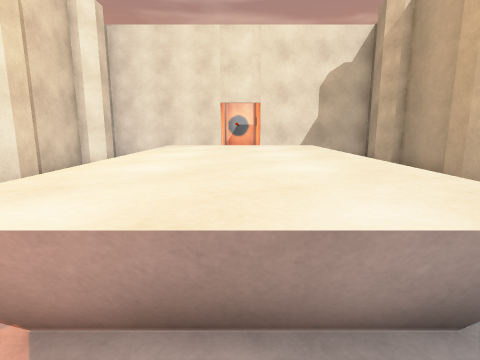
View 1 (above)

17 first-person views from a walk through a Unity game level. The camera is 1.5 m above the floor, tilts 10° down and sees 80° across. The floor is counted in squares, 1 m on a side. Each view is taken from the middle of a square. On the plan, view 1 faces up. The plan holds only what a view shows up to about 14 squares ahead; the rest is blank. The place goes on beyond the plan.

View 2
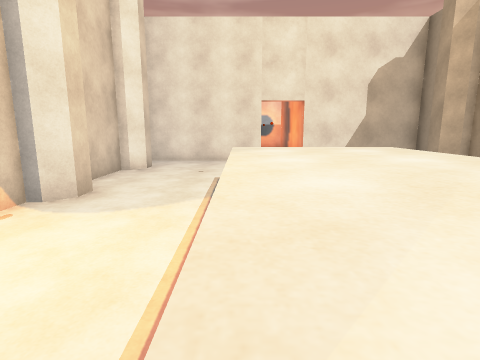

View 3
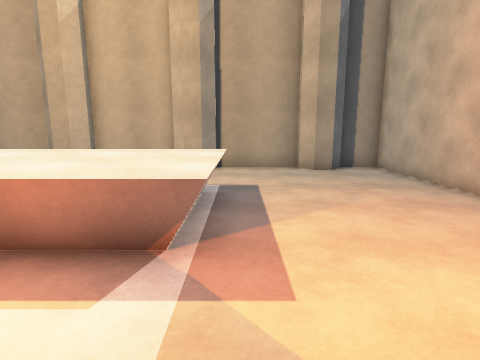

View 4
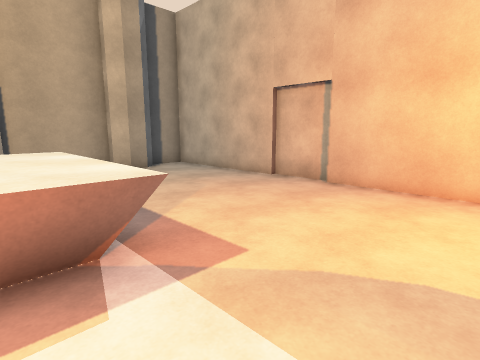

View 5
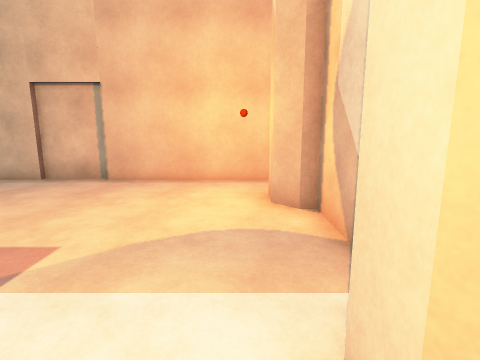

View 6
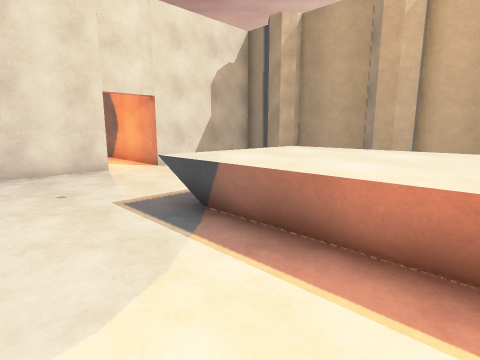

View 7
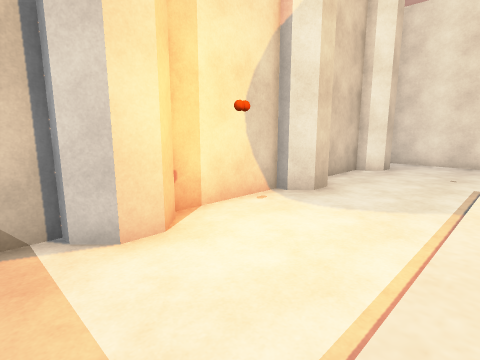

View 8
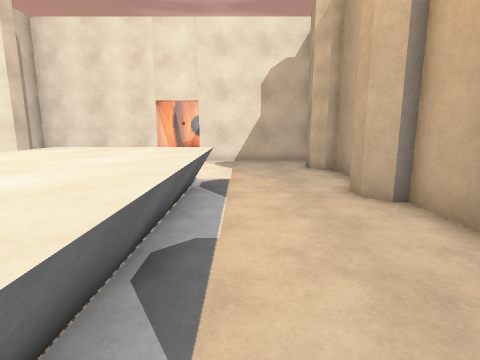

View 9
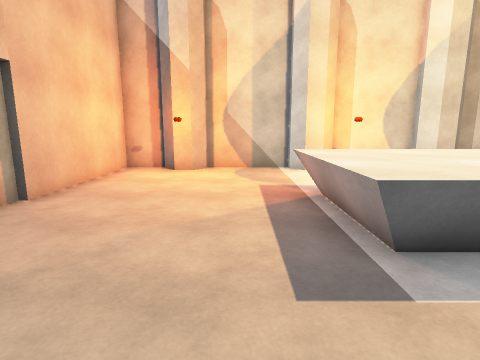

View 10
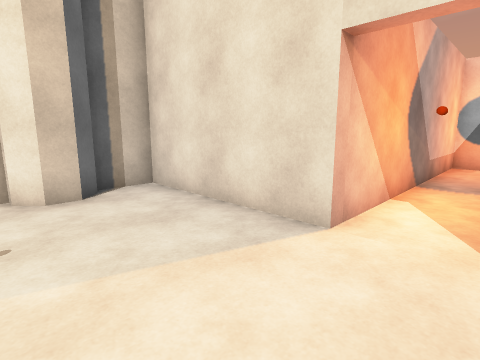

View 11
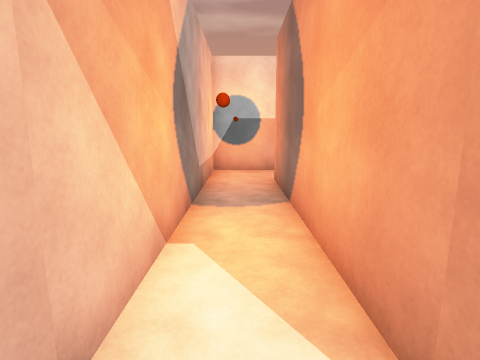

View 12
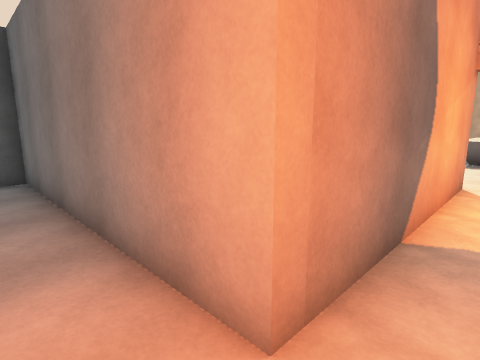

View 13
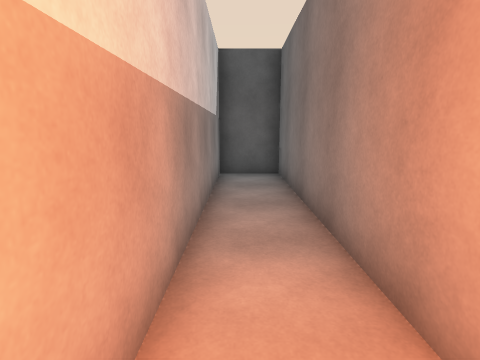

View 14
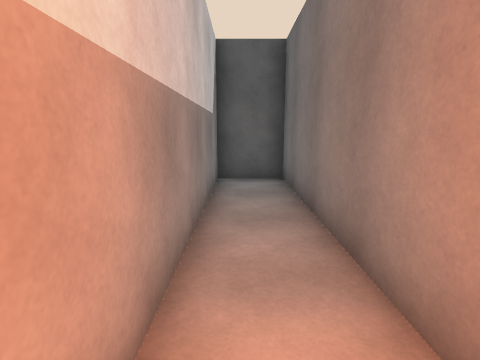

View 15
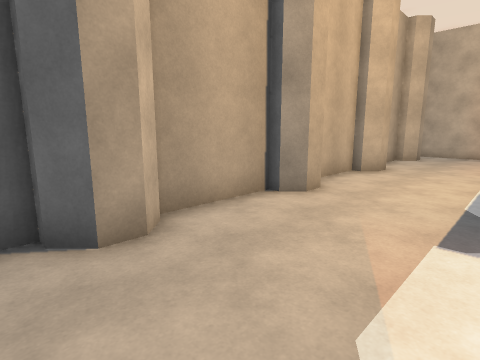

View 16
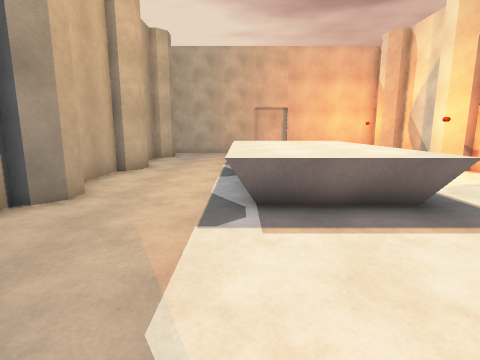

View 17
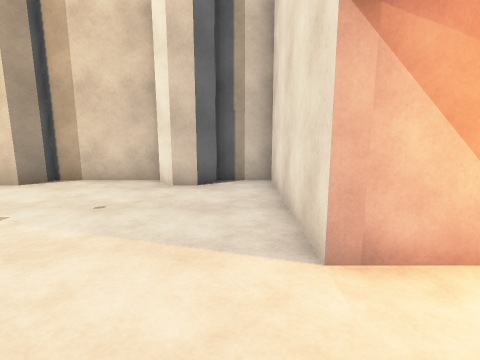

### Floor plan
Key: @ floor where view 1 was taken; # wall or solid block; . floor; ^ raised ledge.
Columns run from 7 left of view 1 to 10 right of it. Each row starts with its distance up from view 1.
 25       ############
 24       #..........#
 23       #..........#
 22       #.##########
 21       #.#
 20       #.#
 19       #.#
 18       #.#
 17       #.#
 16       #.#
 15 #######.#######
 14 #.............#
 13 ##...........##
 12 ##...........##
 11 #.............#
 10 #.............#
  9 #....^^^^^....#
  8 ##...^^^^^...##
  7 ##...^^^^^...##
  6 #....^^^^^....#
  5 #....^^^^^....#
  4 #....^^^^^....#
  3 ##...^^^^^...##
  2 ##...^^^^^...##
  1 #.............#
  0 #......@......#
 -1 #.............#
 -2 ##...........##
 -3 ##...........##
 -4 #.............#
 -5 ###############

Where each view was taken, in squares from view 1:
view 1: 0 up, 0 right, facing up
view 2: 1 up, 2 left, facing up
view 3: 1 up, 5 left, facing right
view 4: 3 up, 5 left, facing down-right
view 5: 4 up, 5 left, facing down
view 6: 4 up, 5 left, facing up-right
view 7: 1 up, 2 left, facing up-left
view 8: 1 up, 3 right, facing up
view 9: 0 up, 5 right, facing left
view 10: 11 up, 1 right, facing up-left
view 11: 14 up, 0 right, facing up
view 12: 24 up, 0 right, facing down-right
view 13: 24 up, 0 right, facing right
view 14: 24 up, 1 right, facing right
view 15: 14 up, 2 right, facing down-right
view 16: 14 up, 2 right, facing down
view 17: 14 up, 2 right, facing left
